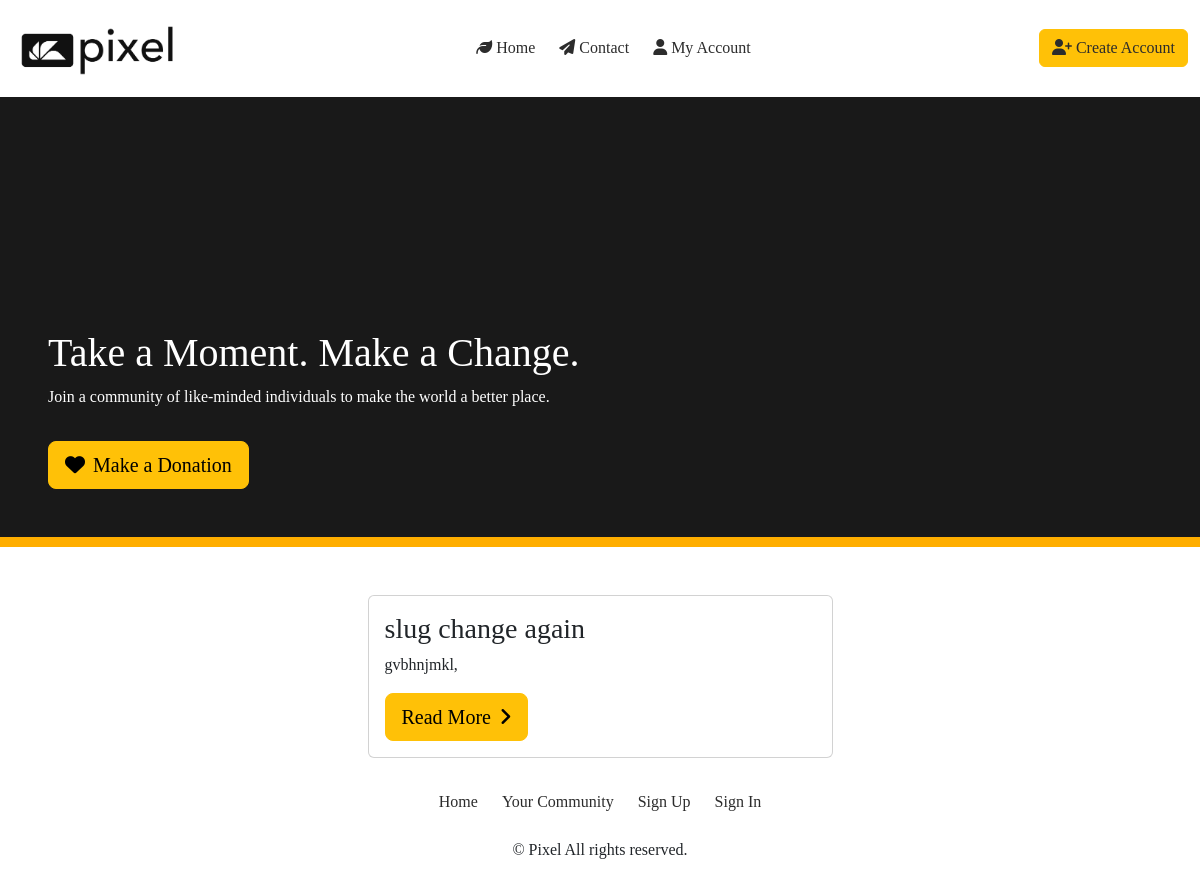
The app's page /, older data.
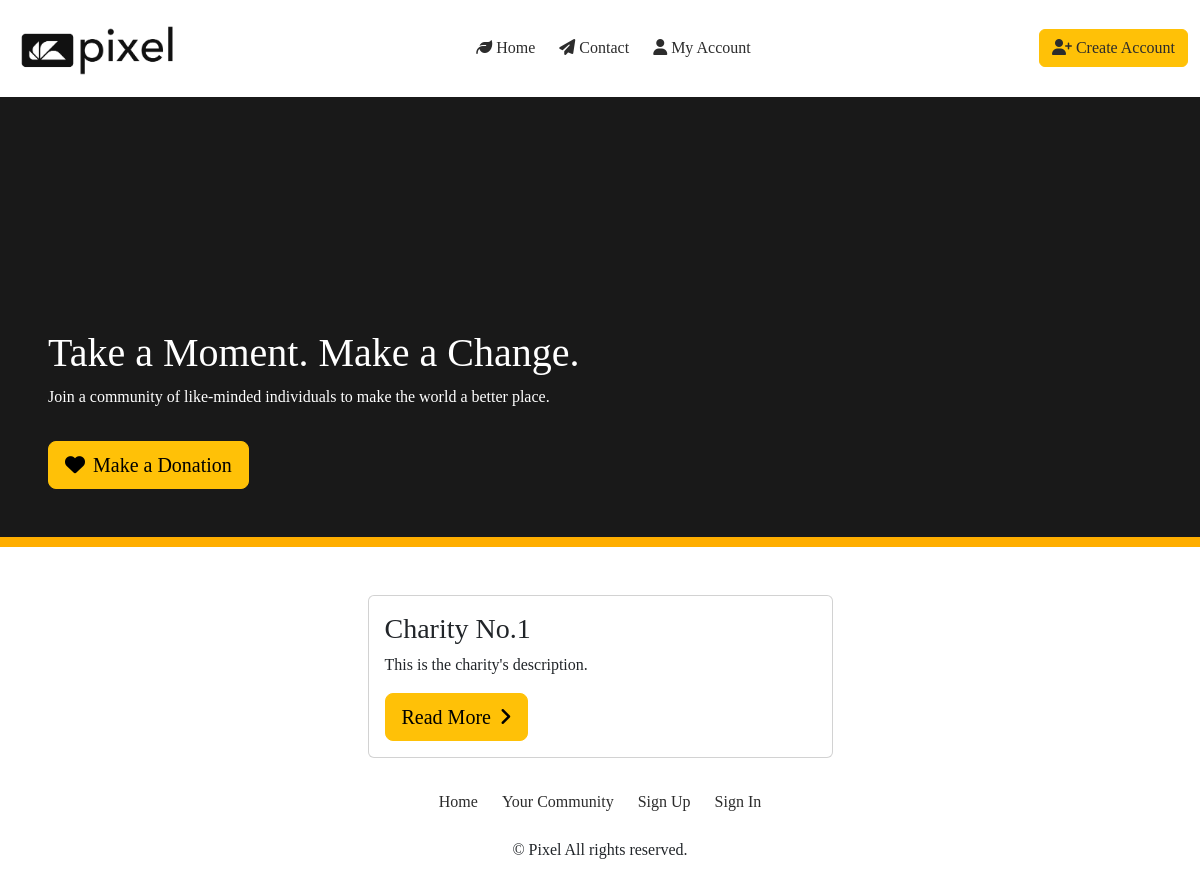
The same page, newer data.
### charity/models.py (models this page shows, shortened)
class Charity(models.Model):
    name = models.CharField(max_length=100, unique=True)
    slug = models.SlugField(max_length=150, unique=True)
    description = models.TextField(max_length=300)
    entry_donation = models.DecimalField(
        decimal_places=2,
        validators=[
            MinValueValidator(
                0.01,
                message='Please ensure min donation is greater than €0.01'
            ),
        ],
        max_digits=5,
        help_text='The min donation required to enter the charity community.'
    )
    category = models.CharField(
        max_length=25,
        choices=CATEGORIES,
        default='Other'
    )
    community_size = models.IntegerField(default=0, editable=False)
    donated_to_by = models.ManyToManyField(
        User,
        related_name='donated_user',
        blank=True,
        editable=False
    )
    image = CloudinaryField('image', default='placeholder')
    approved = models.BooleanField(default=False)
    class Meta:
        ordering = ['-community_size']

### charity/views.py (the view)
# urls.py: path('', charity_home, name='home'),
def charity_home(request):
    charities = Charity.objects.all()
    context = {
        'charities' : charities,
    }
    return render(
        request,
        "charity/index.html",
        context
    )

### charity/templates/charity/index.html (shortened to what this page needs)
{% extends 'base.html' %}
{% load static %}
{% block content %}
<div class="jumbotron jumbotron-fluid d-flex align-items-end bb-orange mb-5" id="jumbotron-img">
    <div class="jumbo-wording p-5">
        <h1 class="text-white">Take a Moment. Make a Change.</h1>
        <p class="text-white">Join a community of like-minded individuals to make the world a better place.</p>
        <a href="" class="btn btn-warning btn-lg mt-3"><i class="fa-solid fa-heart me-2"></i>Make a Donation</a>
    </div>
</div>
<div class="container d-flex justify-content-center">
    {% for charity in charities %}
    <div class="col-md-5">
        <div class="card">
            <div class="card-body d-flex flex-column align-items-start">
                <p class="h3">{{charity.name}}</p>
                <div class="description">
                    {{ charity.description | safe }}
                </div>
                <a href="{% url 'charity_detail' charity.slug %}" class="btn btn-warning btn-lg">
                    Read More<i class="fa-solid fa-angle-right ms-2"></i>
                </a>
            </div>
        </div>
    </div>
    {% endfor %}
</div>
{% endblock %}

### templates/base.html (shortened to what this page needs)
{% load static %}
{% url 'home' as home_url %}
{% url 'contact' as contact_url %}
{% url 'donate' as donation_url %}
{% url 'charity_detail' as charity_detail_url %}
{% url 'create_charity' as charity_account_url %}
{% url 'account_login' as signin_url %}
{% url 'account_signup' as signup_url %}
{% url 'account_logout' as signout_url %}
<!DOCTYPE html>
    <html lang="en">
    <head>
        {% block corecss %}
        <link href="https://cdn.jsdelivr.net/npm/bootstrap@5.3.3/dist/css/bootstrap.min.css" rel="stylesheet"
>
        <link rel="stylesheet" href="{% static 'css/styles.css' %}" type="text/css">
        {% endblock %}
    </head>
    <body class="vh-100">
        <header class="container-fluid p-0">
            <nav class="navbar navbar-expand-md flex justify-content-between">
                <a href="{{ home_url }}"><img src="../static/images/logo-alternative.png" alt="moment logo" width="200px;"></a>
                <ul class="navbar-nav">
                    <li class="nav-item px-2 mx-1">
                        <a href="{{ home_url }}"><i class="fa-solid fa-leaf me-1"></i>Home</a>
                    </li>
                    <li class="nav-item px-2 mx-1">
                        <a href="{{ contact_url }}"><i class="fa-solid fa-paper-plane me-1"></i>Contact</a>
                    </li>
                    <li class="nav-item px-2 mx-1 dropdown">
                        <a href="" id="user-options" data-bs-toggle="dropdown" aria-haspopup="true" aria-expanded="false">
                            <i class="fas fa-user me-1"></i>My Account
                        </a>
                    </li>
                </ul>
                <ul class="navbar-nav">
                    <li class="nav-item px-2 mx-1 dropdown">
                        <a href="" class="btn btn-warning" id="user-options" data-bs-toggle="dropdown" aria-haspopup="true" aria-expanded="false">
                            <i class="fa-solid fa-user-plus me-1"></i>Create Account
                        </a>
                    </li>
                </ul>
            </nav>
        </header>
        <main>
            {% block content %}
            {% endblock content %}
        </main>
        <footer class="py-2">
            <div class="flex flex-column text-center">
                <ul class="navbar-nav flex-row justify-content-center my-4">
                    <li class="nav-item px-2 mx-1">
                        <a href="{{ home_url }}">Home</a>
                    </li>
                    <li class="nav-item px-2 mx-1">
                        <a href="">Your Community</a>
                    </li>
                    {% if not request.user.is_authenticated %}
                    <li class="nav-item px-2 mx-1">
                        <a href="{{ signup_url }}">Sign Up</a>
                    </li>
                    <li class="nav-item px-2 mx-1">
                        <a href="{{ signin_url }}">Sign In</a>
                    </li>
                    {% else %}
                    <li class="nav-item px-2 mx-1">
                        <a href="{{ signout_url }}">Sign Out</a>
                    </li>
                    {% endif %}
                </ul>
            </div>
            <p class="text-center">&copy;  Pixel All rights reserved.</p>
        </footer>
    </body>
</html>

### static/css/styles.css (style rules this page uses)
:root { --dark-text : rgb(44, 44, 44); --white-text : rgb(246, 246, 246); }
#jumbotron-img { background-color: rgb(25, 25, 25); background-size: cover; background-position: bottom; background-repeat: no-repeat; height: 450px; width: 100%; }
body { font-family: "Indie Flower", cursive; }
.bb-orange { border-bottom: 10px solid rgb(255, 174, 0); }
.nav-item a { text-decoration: none; font-size: 1rem; color: var(--dark-text); }

Row changes from the older to the newer data that the page shows:
changed Charity: name "slug change again" → "Charity No.1"; description "gvbhnjmkl," → "This is the charity's description."
